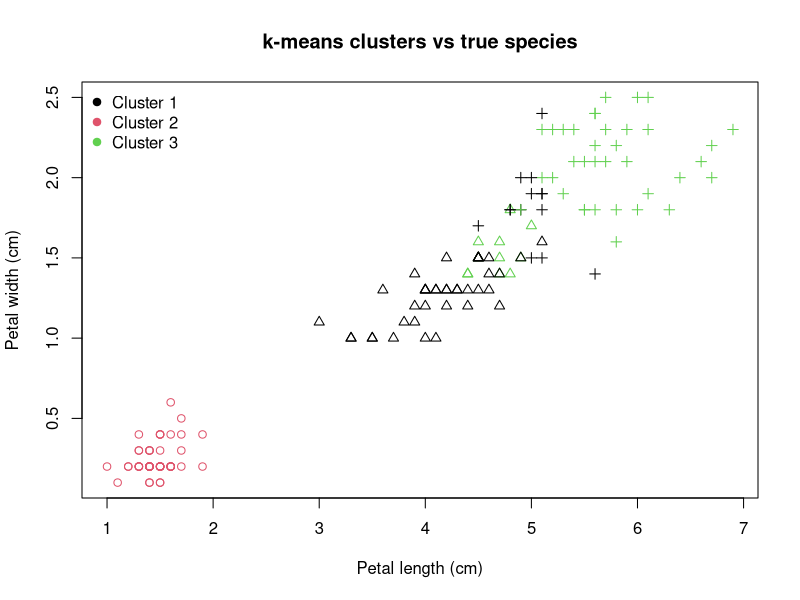
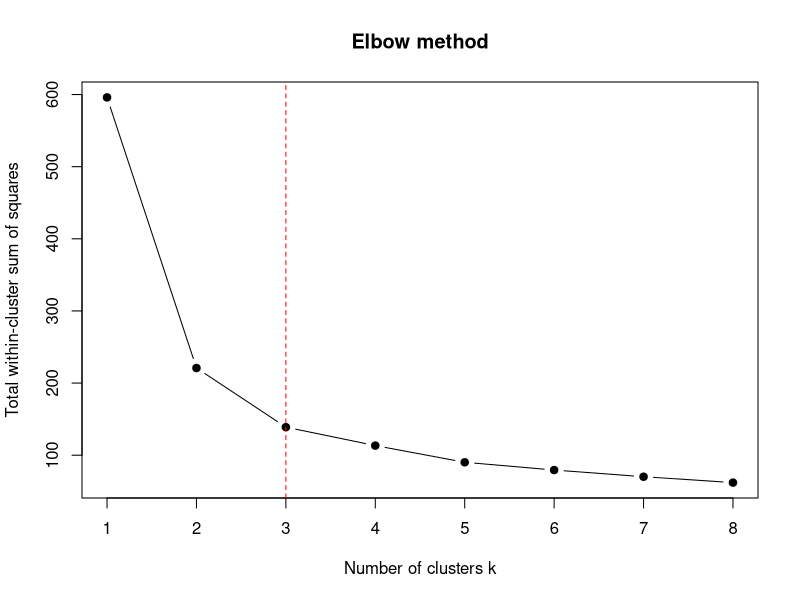
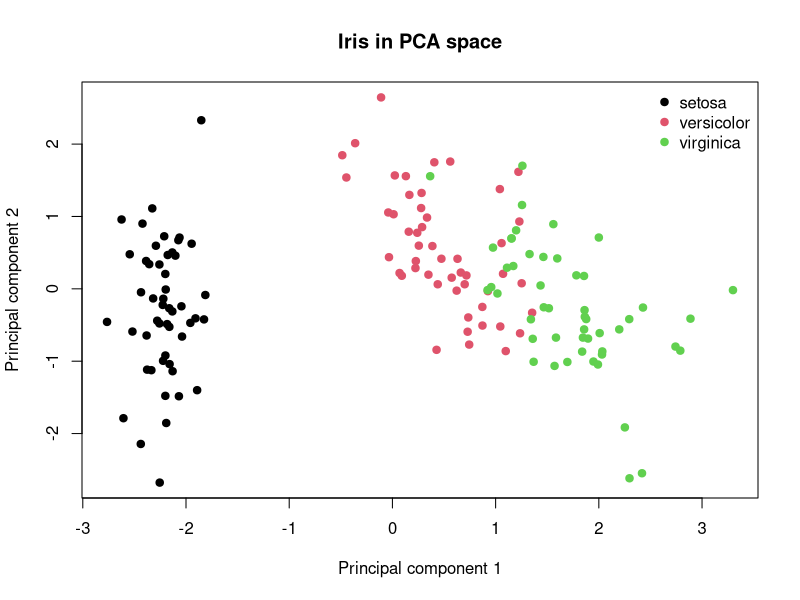
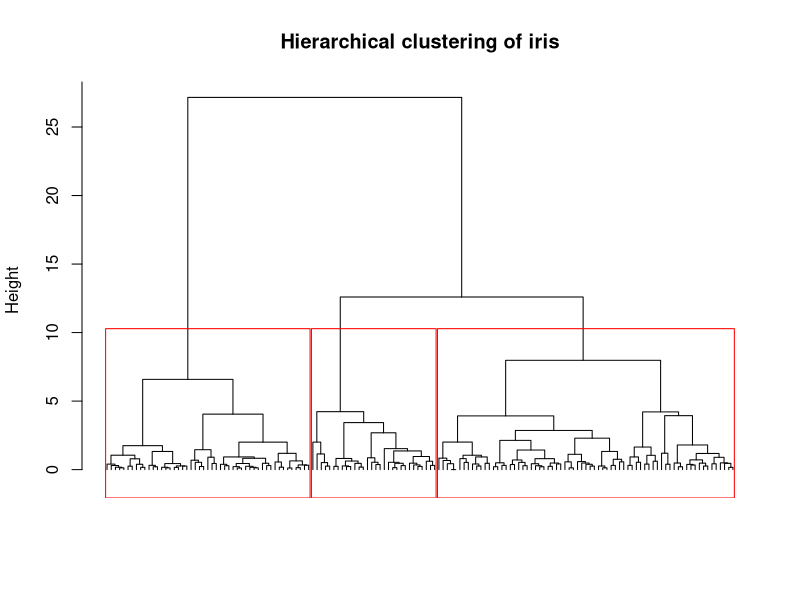

Generate these figures, in order, with R:
## ---- chunk 1
#| label: load-iris
# Pretend we have no labels: keep only the four numeric measurement columns.
measurements <- iris[, 1:4]
head(measurements)
summary(measurements)
## ---- chunk 2
#| label: kmeans-fit
set.seed(2026)

# Scale so every measurement has mean 0 and standard deviation 1.
scaledData <- scale(measurements)

# Ask for 3 clusters. nstart tries several random starts and keeps the best.
kmeansFit <- kmeans(scaledData, centers = 3, nstart = 25)

# How many points landed in each cluster?
table(kmeansFit$cluster)
## ---- chunk 3
#| label: kmeans-vs-species
table(cluster = kmeansFit$cluster, species = iris$Species)
## ---- chunk 4
#| label: kmeans-plot
#| fig-cap: "k-means clusters (colour) versus true species (symbol), shown on two of the measurements."
plot(measurements$Petal.Length, measurements$Petal.Width,
     col = kmeansFit$cluster,
     pch = as.integer(iris$Species),
     xlab = "Petal length (cm)", ylab = "Petal width (cm)",
     main = "k-means clusters vs true species")
legend("topleft",
       legend = c("Cluster 1", "Cluster 2", "Cluster 3"),
       col = 1:3, pch = 19, bty = "n")
## ---- chunk 5
#| label: elbow
#| fig-cap: "Elbow plot: total within-cluster sum of squares against the number of clusters."
set.seed(2026)

kValues <- 1:8
wss <- sapply(kValues, function(k) {
  kmeans(scaledData, centers = k, nstart = 25)$tot.withinss
})

plot(kValues, wss, type = "b", pch = 19,
     xlab = "Number of clusters k",
     ylab = "Total within-cluster sum of squares",
     main = "Elbow method")
abline(v = 3, lty = 2, col = "red")
## ---- chunk 6
#| label: pca-fit
pcaFit <- prcomp(iris[, 1:4], scale. = TRUE)
summary(pcaFit)
## ---- chunk 7
#| label: pca-plot
#| fig-cap: "The first two principal components, coloured by true species. 4D collapses neatly to 2D."
scores <- pcaFit$x   # coordinates of each observation in the new PC space

plot(scores[, 1], scores[, 2],
     col = as.integer(iris$Species),
     pch = 19,
     xlab = "Principal component 1",
     ylab = "Principal component 2",
     main = "Iris in PCA space")
legend("topright",
       legend = levels(iris$Species),
       col = 1:3, pch = 19, bty = "n")
## ---- chunk 8
#| label: hclust
#| fig-cap: "Dendrogram from hierarchical clustering of the scaled iris measurements."
distMatrix <- dist(scaledData)              # pairwise distances
hclustFit <- hclust(distMatrix, method = "ward.D2")
plot(hclustFit, labels = FALSE, hang = -1,
     main = "Hierarchical clustering of iris",
     xlab = "", sub = "")
rect.hclust(hclustFit, k = 3, border = "red")  # cut into 3 groups
